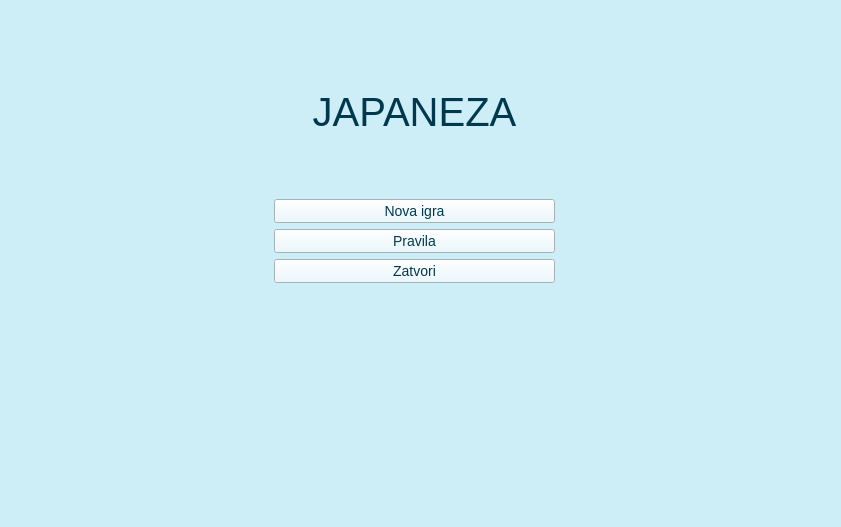
<?xml version="1.0" encoding="UTF-8"?>
<ui version="4.0">
 <class>MainWindow</class>
 <widget class="QMainWindow" name="MainWindow">
  <property name="geometry">
   <rect>
    <x>0</x>
    <y>0</y>
    <width>841</width>
    <height>527</height>
   </rect>
  </property>
  <property name="windowTitle">
   <string>MainWindow</string>
  </property>
  <property name="styleSheet">
   <string notr="true">background-color: #CDEEF7;</string>
  </property>
  <widget class="QWidget" name="centralwidget">
   <widget class="QWidget" name="layoutWidget">
    <property name="geometry">
     <rect>
      <x>274</x>
      <y>30</y>
      <width>281</width>
      <height>421</height>
     </rect>
    </property>
    <layout class="QVBoxLayout" name="verticalLayout">
     <item>
      <widget class="QLabel" name="label">
       <property name="styleSheet">
        <string notr="true">color: #00394d;
font-size: 40px;
font-style: bold &quot;Trebuchet MS&quot;;</string>
       </property>
       <property name="text">
        <string>JAPANEZA</string>
       </property>
       <property name="alignment">
        <set>Qt::AlignCenter</set>
       </property>
      </widget>
     </item>
     <item>
      <widget class="QPushButton" name="pushButton_NovaIgra">
       <property name="styleSheet">
        <string notr="true">color: #00394d;
background-color: #e6f8ff;
font-size: 14px;</string>
       </property>
       <property name="text">
        <string>Nova igra</string>
       </property>
      </widget>
     </item>
     <item>
      <widget class="QPushButton" name="pushButton_Pravila">
       <property name="styleSheet">
        <string notr="true">color: #00394d;
background-color: #e6f8ff;
font-size: 14px;</string>
       </property>
       <property name="text">
        <string>Pravila</string>
       </property>
      </widget>
     </item>
     <item>
      <widget class="QPushButton" name="pushButton_Zatvori">
       <property name="styleSheet">
        <string notr="true">color: #00394d;
background-color: #e6f8ff;
font-size: 14px;</string>
       </property>
       <property name="text">
        <string>Zatvori</string>
       </property>
      </widget>
     </item>
     <item>
      <widget class="QLabel" name="slika">
       <property name="styleSheet">
        <string notr="true">align: center;</string>
       </property>
       <property name="text">
        <string/>
       </property>
       <property name="alignment">
        <set>Qt::AlignCenter</set>
       </property>
      </widget>
     </item>
    </layout>
   </widget>
  </widget>
 </widget>
 <resources/>
 <connections/>
</ui>
